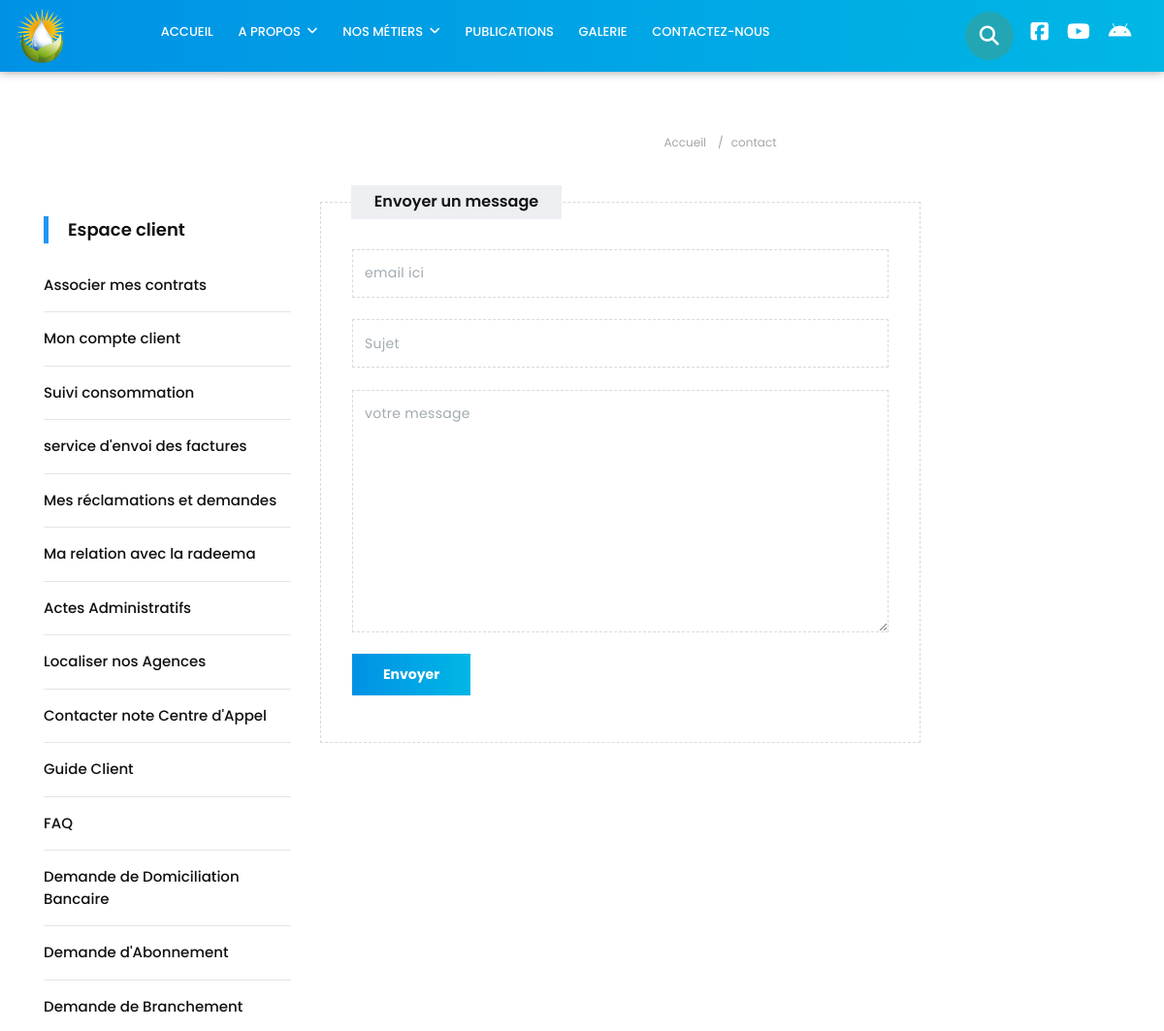
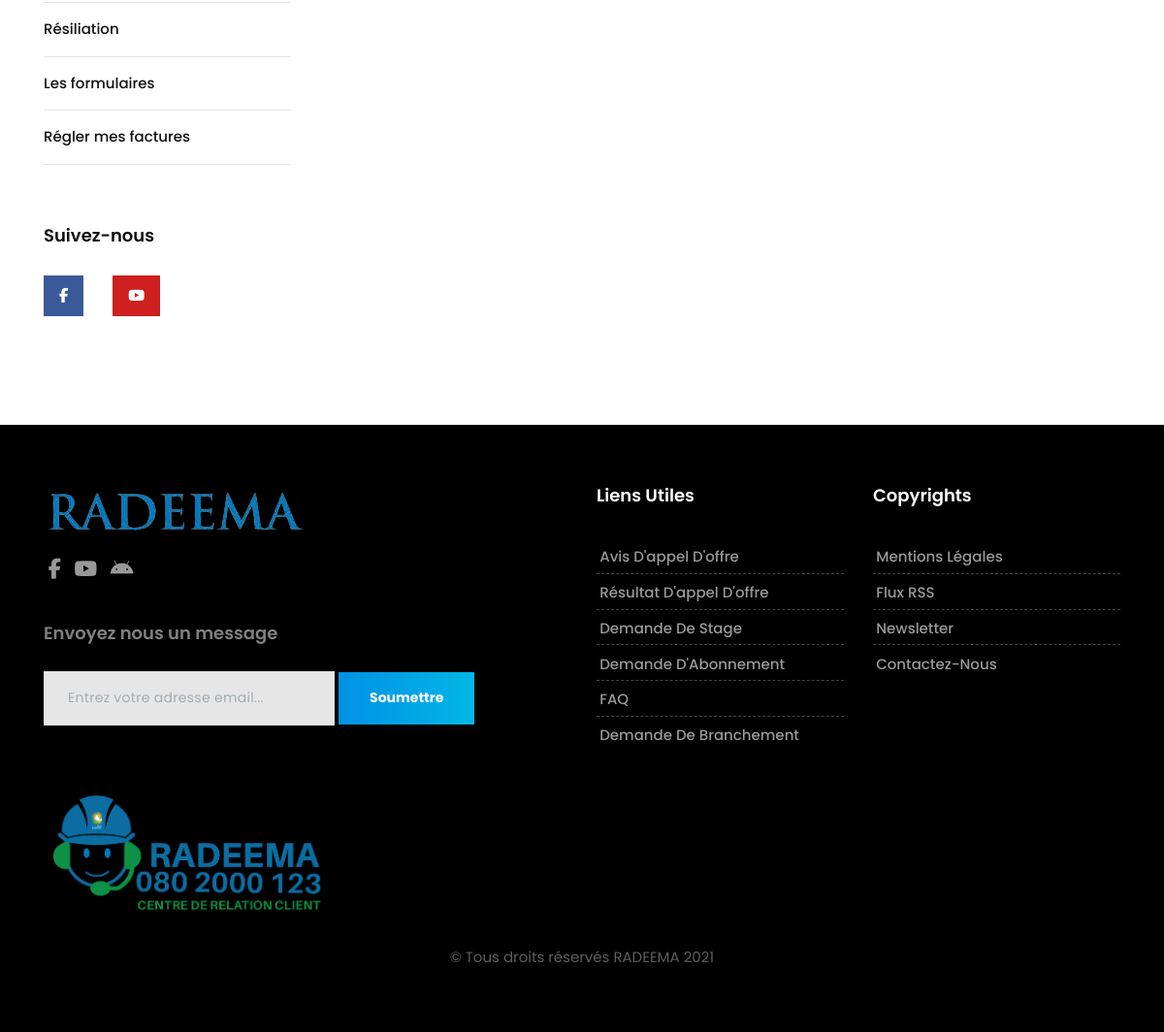
Page /contact_us.php on the committed database (2 pictures, top to bottom).
### tables this page shows
CREATE TABLE `menu_pages` (
  `idMenu` int(11) NOT NULL,
  `idPage` int(11) NOT NULL,
  `type` varchar(50) NOT NULL
);

CREATE TABLE `category` (
  `idCat` int(11) NOT NULL,
  `name` varchar(150) NOT NULL,
  `content` text DEFAULT NULL
);

CREATE TABLE `pages` (
  `idPage` int(11) NOT NULL,
  `title` varchar(100) NOT NULL,
  `parent_id` int(11) DEFAULT NULL,
  `path` varchar(100) DEFAULT NULL,
  `show_in_menu` tinyint(1) DEFAULT NULL,
  `draft` tinyint(1) NOT NULL,
  `createdAt` datetime NOT NULL DEFAULT current_timestamp(),
  `updatedAt` datetime NOT NULL DEFAULT current_timestamp(),
  `content` text NOT NULL,
  `section` int(11) DEFAULT NULL,
  `media` varchar(150) NOT NULL
);

CREATE TABLE `category_pages` (
  `idPage` int(11) NOT NULL,
  `idCat` int(11) NOT NULL
);

### contact_us.php (the view, shortened to what the rows shown need)
<?php
    include("includes/header.php");
?>
        <section class="section single-wrapper">
            <div class="container">
                <div class="row">
                <div class="col-lg-3 col-md-12 col-sm-12 col-xs-12 article-sidebar">
                        <div class="sidebar">
                            <div class="widget">
                                <h2 class="widget-title espace-title">Espace client</h2>
                                <div class="blog-list-widget">
                                    <div class="list-group">
                                        <?php
                                            include("includes/security.php");
                                            $query = "SELECT * from category_pages where idCat = 1";
                                            $query_run = mysqli_query($connection, $query);
                                                if($query_run){
                                                    while($row = mysqli_fetch_row($query_run)){
                                                        $req = "SELECT * from pages where idPage=".$row[0];
                                                        $run = mysqli_query($connection, $req);
                                                        if($run){
                                                            while($line = mysqli_fetch_row($run)){
                                                                $requete = "SELECT * from pages where parent_id = ".$line[0];
                                                                $run = mysqli_query($connection, $requete);
                                                                if(mysqli_num_rows($run) > 0){
                                                                    echo '<a class="list-widget collapsed" href="#" data-toggle="collapse" data-target="#collapsePages"
                                                                    aria-expanded="true" aria-controls="collapsePages">
                                                                        <div class="w-100 last-item justify-content-between">
                                                                            <h5 class="mb-1">'.$line[1].'</h5>
                                                                        </div><hr>
                                                                    </a>';
                                                                }
                                                                    else{
                                                                        echo '<a href="single-page.php?id='.$line[0].'&catid=1" class="list-widget">
                                                                                <div class="w-100 last-item justify-content-between">
                                                                                    <h5 class="mb-1">'.$line[1].'</h5>
                                                                                </div><hr>
                                                                            </a>';
                                                                    }
                                                            }
                                                        }
                                                    }
                                                }
                                        ?>
                                    </div>
                                </div>
                            </div>
                            <div class="widget">
                                <h2 class="widget-title">Suivez-nous</h2>
                            </div>
                        </div>
                    </div>
                </div>
            </div>
        </section>
<?php
    include("includes/footer.php");
?>

### includes/header.php (shortened to what the rows shown need)
<?php
$locale = "ar";
?>
<!DOCTYPE html>
<html lang=<?=$locale?>>
    <link href="css/bootstrap.css" rel="stylesheet">
    <link href="css/font-awesome.min.css" rel="stylesheet">
    <link href="style.css" rel="stylesheet">
    <link href="css/responsive.css" rel="stylesheet">
    <link href="css/colors.css" rel="stylesheet">
    <link href="css/version/tech.css" rel="stylesheet">
    <link href="jquery-flipster-master/dist/jquery.flipster.min.css" rel="stylesheet">
</head>
<body>
    <div id="wrapper">
        <header class="tech-header header">
            <div class="container-fluid">
                <nav class="navbar navbar-toggleable-md navbar-inverse fixed-top bg-inverse">
                    <div class="collapse navbar-collapse" id="navbarCollapse">
                        <ul class="navbar-nav mr-auto">
                            <?php
                                include("security.php");
                                $query = "select * from menu_pages where idMenu=1";
                                $query_run = mysqli_query($connection, $query);
                                while($row = mysqli_fetch_row($query_run)){
                                    if($row[2] == "page"){
                                        $query1 = "SELECT * from pages where idPage=".$row[1];
                                        $query_run1 = mysqli_query($connection, $query1);
                                        if($query_run1){
                                            $row1 = mysqli_fetch_row($query_run1);
                                            $name = $row1[1];
                                        }
                                        echo '<li class="nav-item">
                                                <a class="nav-link" href="single-page.php?id='.$row[1].'">'.$name.'</a>
                                              </li>';
                                    }else if($row[2] == "categorie"){
                                        $query1 = "SELECT * from category where idCat=".$row[1];
                                        $query_run1 = mysqli_query($connection, $query1);
                                        if($query_run1){
                                            $row1 = mysqli_fetch_row($query_run1);
                                            $name = $row1[1];
                                        }
                                        $query2 = "SELECT * from category_pages where idCat=".$row1[0];
                                        $query_run2 = mysqli_query($connection, $query2);
                                        if($query_run2){
                                                echo '<li class="nav-item dropdown">
                                                        <a class="nav-link dropdown-toggle" href="#" id="dropdown01" data-toggle="dropdown" aria-haspopup="true" aria-expanded="false">'.$name.'</a>';
                                                        echo '<ul class="dropdown-menu megamenu" aria-labelledby="dropdown01">
                                                      <li>
                                                        <div class="container">
                                                        <div class="mega-menu-content clearfix">
                                                        <div class="tab">';
                                            }
                                                echo '</div>
                                                    </div>
                                                </div>
                                                </li>
                                                </ul>
                                                </li>';
                                             }
                                            }
                                             ?>
                        </ul>
                    </div>
                </nav>
            </div>
        </header>

### includes/footer.php (shortened to what the rows shown need)
<footer class="footer">
            <div class="container">
                <div class="row">
                    <div class="col-lg-6">
                        <div class="widget">
                            <div class="footer-text text-left">
                                <div class="newsletter-widget text-left">
                                    <h2 class="form-title">Envoyez nous un message</h2>
                                </div>
                            </div>
                        </div>
                    </div>
                        <?php
                                include("security.php");
                                $query = "select * from menu_pages where idMenu=6";
                                $query_run = mysqli_query($connection, $query);
                                while($row = mysqli_fetch_row($query_run)){
                                    if($row[2] == "page"){
                                        $query1 = "SELECT * from pages where idPage=".$row[1];
                                        $query_run1 = mysqli_query($connection, $query1);
                                        if($query_run1){
                                            $row1 = mysqli_fetch_row($query_run1);
                                            $name = $row1[1];
                                            echo '<div class="col-lg-3 col-md-12 col-sm-12 col-xs-12">
                                            <div class="widget">
                                                        <a class="nav-link" href="single-page.php?id='.$row1[0].'"><h2 class="widget-title">'.$name.'</h2></a>
                                              </div>
                                              </div>';
                                        }
                                    }
                                            else if($row[2] == "categorie"){
                                                $query1 = "SELECT * from category where idCat=".$row[1];
                                                $query_run1 = mysqli_query($connection, $query1);
                                                if($query_run1){
                                                    $row1 = mysqli_fetch_row($query_run1);
                                                    $name = $row1[1];
                                                }
                                                    $query2 = "SELECT * from category_pages where idCat=".$row[1];
                                                    $query_run2 = mysqli_query($connection, $query2);
                                                    if($query_run2){
                                                        echo '<div class="col-lg-3 col-md-12 col-sm-12 col-xs-12">
                                                        <div class="widget">
                                                        <h2 class="widget-title">'.$name.'</h2>';
                                                        echo '<div class="link-widget">
                                                                <ul>';
                                                            while($row2 = mysqli_fetch_row($query_run2)){
                                                                $req = "SELECT * from pages where idPage=".$row2[0];
                                                                $res = mysqli_query($connection, $req);
                                                                if($res){
                                                                    $line = mysqli_fetch_row($res);
                                                                    echo '<li><a href="single-page.php?id='.$line[0].'&catid='.$row[1].'">'.$line[1].'</a></li>';
                                                                }
                                                            }
                                                            echo '</ul>
                                                            </div>';
                                                            echo '</div>
                                                       </div>';
                                                    }
                                            }
                                }
                            ?>
                </div>
            </div>
        </footer>
    </div>
</body>
</html>

### rows in the picture
menu_pages: category.name "A PROPOS"
menu_pages: category.name "NOS MÉTIERS"
menu_pages: idPage.title "PUBLICATIONS"
menu_pages: idPage.title "GALERIE"
menu_pages: idPage.title "CONTACTEZ-NOUS"
pages: title "Associer mes contrats"
pages: title "Mon compte client"
pages: title "Suivi consommation"
pages: title "service d'envoi des factures"
pages: title "Mes réclamations et demandes"
pages: title "Ma relation avec la radeema"
pages: title "Actes Administratifs"
pages: title "Localiser nos Agences"
pages: title "Contacter note Centre d'Appel"
pages: title "Guide Client"
pages: title "FAQ"
pages: title "Demande de Domiciliation Bancaire"
pages: title "Demande d'Abonnement"
pages: title "Demande de Branchement"
pages: title "Résiliation"
pages: title "Les formulaires"
pages: title "Régler mes factures"
menu_pages: category.name "Liens Utiles"
category_pages: idPage.title "Avis D'appel D'offre"
category_pages: idPage.title "Résultat D'appel D'offre"
category_pages: idPage.title "Demande De Stage"
category_pages: idPage.title "Demande D'Abonnement"
category_pages: idPage.title "FAQ"
category_pages: idPage.title "Demande De Branchement"
menu_pages: category.name "Copyrights"
category_pages: idPage.title "Mentions Légales"
category_pages: idPage.title "Flux RSS"
category_pages: idPage.title "Newsletter"
category_pages: idPage.title "Contactez-Nous"

### other values in the picture
_('Accueil') "ACCUEIL"
